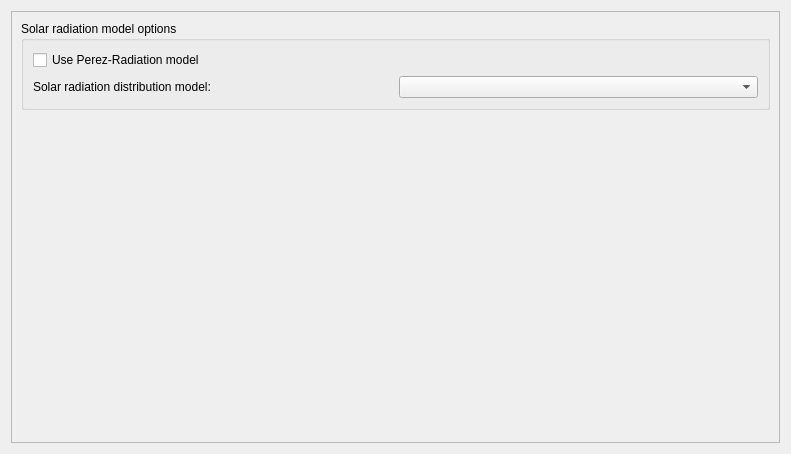
<?xml version="1.0" encoding="UTF-8"?>
<ui version="4.0">
 <class>SVSimulationModelOptions</class>
 <widget class="QWidget" name="SVSimulationModelOptions">
  <property name="geometry">
   <rect>
    <x>0</x>
    <y>0</y>
    <width>791</width>
    <height>454</height>
   </rect>
  </property>
  <property name="windowTitle">
   <string>Form</string>
  </property>
  <layout class="QVBoxLayout" name="mainLayout">
   <item>
    <widget class="QScrollArea" name="scrollArea">
     <property name="widgetResizable">
      <bool>true</bool>
     </property>
     <widget class="QWidget" name="scrollAreaWidgetContents">
      <property name="geometry">
       <rect>
        <x>0</x>
        <y>0</y>
        <width>771</width>
        <height>434</height>
       </rect>
      </property>
      <layout class="QVBoxLayout" name="verticalLayout">
       <item>
        <widget class="QGroupBox" name="groupBox">
         <property name="title">
          <string>Solar radiation model options</string>
         </property>
         <layout class="QGridLayout" name="gridLayout">
          <item row="0" column="0">
           <widget class="QCheckBox" name="checkBoxUsePerez">
            <property name="text">
             <string>Use Perez-Radiation model</string>
            </property>
           </widget>
          </item>
          <item row="1" column="0">
           <widget class="QLabel" name="label">
            <property name="text">
             <string>Solar radiation distribution model:</string>
            </property>
           </widget>
          </item>
          <item row="1" column="1">
           <widget class="QComboBox" name="comboBoxSolarDistributionModeltype"/>
          </item>
         </layout>
        </widget>
       </item>
       <item>
        <spacer name="verticalSpacer">
         <property name="orientation">
          <enum>Qt::Vertical</enum>
         </property>
         <property name="sizeHint" stdset="0">
          <size>
           <width>20</width>
           <height>40</height>
          </size>
         </property>
        </spacer>
       </item>
      </layout>
     </widget>
    </widget>
   </item>
  </layout>
 </widget>
 <resources/>
 <connections/>
</ui>
